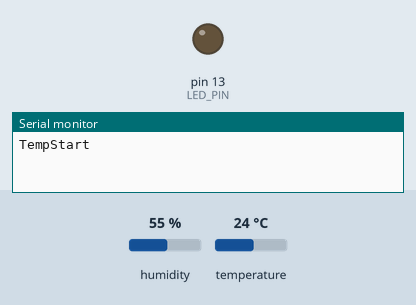
Simulated run of this sketch. Board: Arduino Uno, built with avr-gcc and run on an emulated ATmega328P. On the bench: output pins drawn as LEDs (lit = HIGH), the last lines printed to the serial monitor. The inputs (shaded band) are chosen by the test bench; at power-on: humidity 55 %, temperature 24 °C.

Above: at 0.1 s.
At 5.1 s:
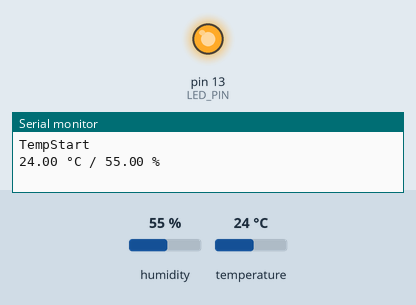
Timing chart, 0 to 6.6 s (numbered marks = the images above):
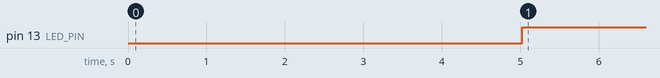

Measured:
- by itself, pin 13 (LED_PIN): LOW → HIGH at 5.0 s

The sketch:

thermo.ino
```cpp
//  IoT電子工作キット
//  2-3.温湿度センサ

#include <DHT.h>    // ①ライブラリを読み込み（DHTセンサー）
const byte TEMP_SNR = 5;  // ②温・湿度センサのピン設定（GPIO5）
const byte LED_PIN = 13;

DHT dht(TEMP_SNR, DHT11);   // ③DHTクラスをインスタンス化

// ④起動時、最初に実行される処理
void setup() {
  Serial.begin(115200);   // ⑤シリアルモニタ設定
  Serial.println();   // (見やすくするために改行)
  Serial.println("TempStart");  // ⑥シリアルモニタに開始を表示
  dht.begin();  // ⑦DHTセンサ利用開始
  pinMode(LED_PIN, OUTPUT);
}

// ⑧setup完了後、電源OFFまで繰り返し処理
void loop() {
  // ⑨5秒待つ（センサーからデータ取得に時間を要するためWait）
  delay(5000);
  // ⑩温湿度センサーのデータ取得
  //DHT dht(TEMP_SNR, DHT11);
  float g_humidity = dht.readHumidity();
  float g_temperature = dht.readTemperature();
  // ⑪シリアルモニターにデータ表示
  Serial.print( String(g_temperature) );
  Serial.print( " °C / " );
  Serial.print( String(g_humidity) );
  Serial.println(" %");
  if (g_humidity < 70) {
    digitalWrite(LED_PIN, HIGH);
  } else {
    digitalWrite(LED_PIN, LOW);
  }
}
```
